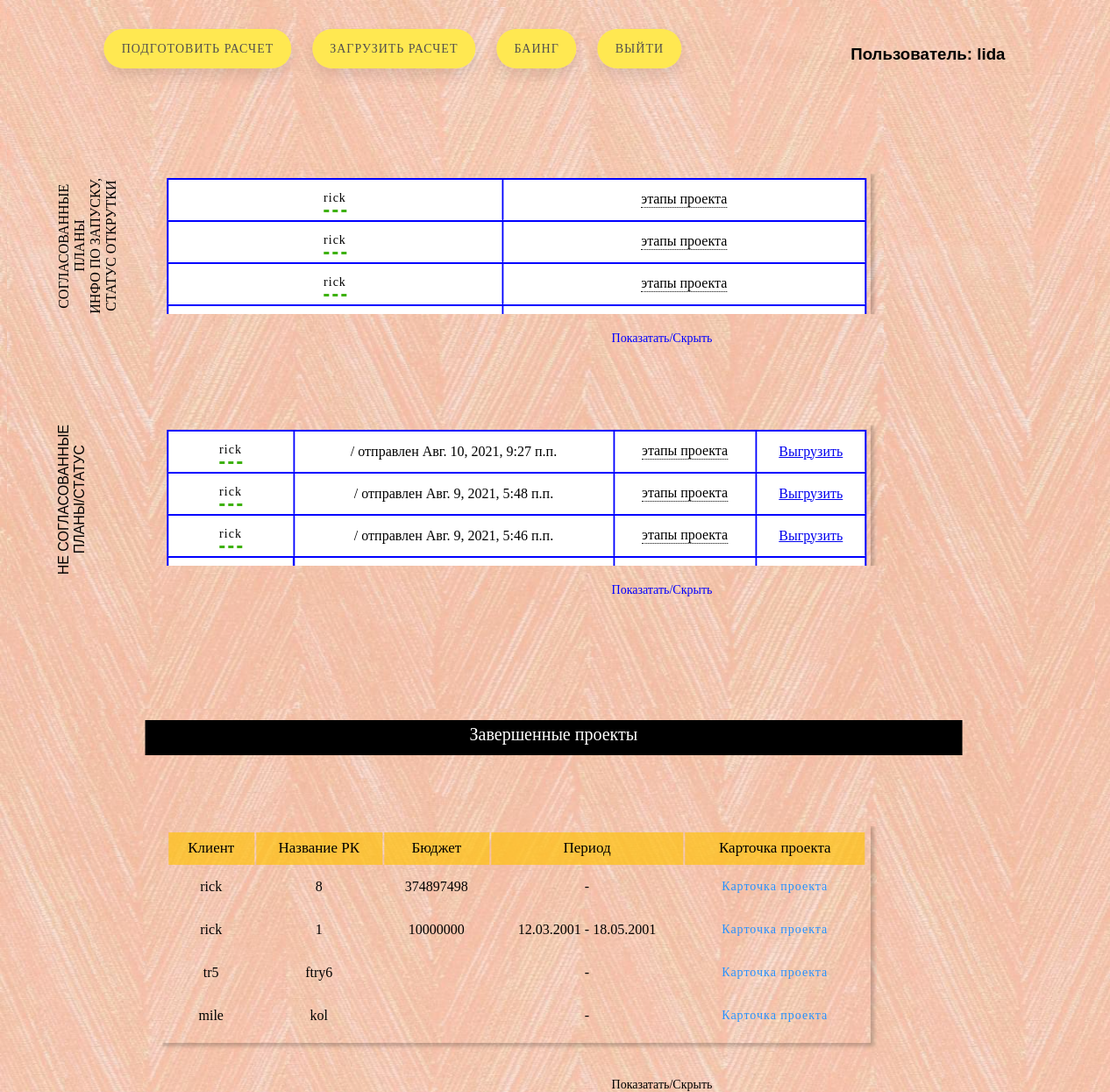
Screenshot of / (signed in) with the database file from the repository.
### exel/models.py (models this page shows, shortened)
class Cleared(models.Model):
    username = models.CharField(max_length = 60)
    client = models.CharField(max_length = 50)
    name_rk = models.CharField(max_length = 200)
    mp = models.FileField(upload_to = content_file_name, null=True)
    comments = models.TextField(null=True)
    access = models.TextField(null=True)
    landing = models.CharField(max_length = 60, null=True)
    utm = models.FileField(upload_to = content_file_name, null=True)

class Client(models.Model):
    username = models.CharField(max_length = 60)
    client = models.CharField(max_length = 50)
    calculation = models.FileField('Файл расчета', upload_to = content_file_name, null=True)
    name_rk = models.CharField(max_length = 200)
    duploaded_at = models.DateTimeField(auto_now_add=True, null=True)
    comments = models.TextField(null=True)

class Complete(models.Model):
    username = models.CharField(max_length = 60)
    client = models.CharField(max_length = 50)
    name_rk = models.CharField(max_length = 200)
    budget = models.CharField(max_length = 30)
    period_c = models.CharField(max_length = 10)
    period_p = models.CharField(max_length = 10)

### exel/views.py (the view)
# urls.py: path('', views.main, name='main'),
def main(request, super_us = False):
    if request.user.is_authenticated:
        username = request.user.username
        data = {
            'files': Client.objects.filter(username=username)[::-1],
            'cleared': Cleared.objects.filter(username=username)[::-1],
            'complete': Complete.objects.filter(username=username)[::-1]
                }
        if request.user.is_superuser == 1:
            data['body'] = 'on'
            return render(request, 'base.html', data)
        data['body'] = 'off'
    else:
        return redirect('exel:login')
    return render(request, 'base.html', data)

### exel/templates/base.html (shortened to what this page needs)
{% load static %}
<!DOCTYPE html>
<html lang="ru">
<head>
    <link rel="stylesheet" href="{% static 'base.css' %}" type="text/css">
</head>
    {% block content %}
    <body>
    <div id="first">
    </div>
    <div id="base">
        <a href="{% url 'exel:prepare' %}" class="button">ПОДГОТОВИТЬ РАСЧЕТ</a>
        <a href="{% url 'exel:download_calc' %}" class="button">ЗАГРУЗИТЬ РАСЧЕТ</a>
        {% if body == 'on' %}
            {% autoescape on %}
                <a href="{% url 'exel:prepare' %}" class="button">БАИНГ</a>
            {% endautoescape %}
        {% endif %}
    	<a href="{% url 'exel:logout' %}" class="button">Выйти</a>
    	{% if user.is_authenticated %}
            <h3 id="user">Пользователь: {{ user.username }}</h3>
        {% endif %}
    	<form method="post" class="cleared">
        	<p id="base">СОГЛАСОВАННЫЕ<br>ПЛАНЫ<br>ИНФО ПО ЗАПУСКУ,<br>СТАТУС ОТКРУТКИ</p>
            <div class="form">
            <div class="xpandable-block">
            <div class="tab">
            <table class="table_blur">
            	<tbody>
                	{% for name in cleared %}
                    	<tr>
                        	<td><a class="s1" href="{% url 'exel:but_cleared' name.name_rk %}">{{name.client}}</a>
                        	</td>
                        	<td>
                        	<div class="tooltip">этапы проекта
                            </div>
                        	</td>
                		</tr>
                	{% endfor %}
            	</tbody>
            </table>
        </div>
        </div>
        <label class="labeltable" for="button2">Показатать/Cкрыть</label>
        </div>
    	</form>
    	<form  method="post" class="not_cleared">
        	<p id="not_cl">НЕ СОГЛАСОВАННЫЕ<br>ПЛАНЫ/СТАТУС</p>
        	<div class="formtable">
            <div class="xpandable-block">
            <div class="tab">
            	<table class="table_blur">
            		<tbody>
            			{% for name in files %}
                    	<tr>
                        	<td><a class="s1" href="{% url 'exel:but_not_cleared' name.name_rk %}">{{name.client}}</a></td>
                        	<td>/ отправлен {{name.duploaded_at}}</td>
                        	<td>
                        	<div class="tooltip">этапы проекта
                            </div>
                        	</td>
                            <td>
                                <a href="{{ name.calculation.url }}">Выгрузить</a>
                            </td>
                		</tr>
                	{% endfor %}
            	</tbody>
            </table>
        </div>
        </div>
        <label class="labeltable" for="button1">Показатать/Cкрыть</label>
        </div>
	</form>
	<p id="end">Завершенные проекты</p>
    <form  method="post" class="compl">
        	<div class="completeform">
            <div class="xpandable-block1">
            <div class="tab">
            	<table class="table_blur_compl">
            		<tbody>
                		<tr class="name">
                        	<td>Клиент</td>
                        	<td>Название РК</td>
                        	<td>Бюджет</td>
                        	<td>Период</td>
                        	<td>Карточка проекта</td>
                        </tr>
            			{% for name in complete %}
                    	<tr>
                        	<td>{{name.client}}</td>
                        	<td>{{name.name_rk}}</td>
                        	<td>{{name.budget}}</td>
                        	<td>{{name.period_c}} - {{name.period_p}}</td>
                            <td>
                                <a class="s3" href="{% url 'exel:but_cleared' name.name_rk %}">Карточка проекта</a>
                            </td>
                		</tr>
                	{% endfor %}
            	</tbody>
            </table>
        </div>
        </div>
        <label class="label" for="button3">Показатать/Cкрыть</label>
        </div>
	</form>
	</div>
	</body>
	{% endblock %}
</html>

### exel/static/base.css (style rules this page uses)
body, html { background: url(../static/background/11.png); width: 99%; height: 100%; }
.s1 { color: #000000; position: relative; text-decoration: none; display: inline-block; padding: 5px 10px; letter-spacing: 1px; margin: 0 20px; font-size: 14px; font-family: 'Fredoka One', cursive; transition: .3s ease-in-out; }
.s1:after { content: ""; display: block; position: relative; width: 100%; margin: auto; border-bottom: 3px dashed #3db10d; bottom: -5px; transition: .5s ease-in-out; }
a.s3 { color: #2691ff; border: 2px solid transparent; text-decoration: none; display: inline-block; padding: 5px 10px; letter-spacing: 1px; font-size: 14px; font-family: 'Fredoka One', cursive; transition: .3s ease-in-out; }
h3#user { position: absolute; top: 3%; left: 72vw; font-family: CURSIVE, sans-serif; }
.completeform { position: relative; bottom: -100px; left: 10vw; }
.form { position: relative; top: 10%; left: 10vw; }
.formtable { position: relative; top: -100px; left: 10vw; }
.table_blur th, .table_blur td { border-style: solid; border-width: 0 1px 1px 0; border-color: white; }
.table_blur td { padding: 8px 5px; background: white; }
.table_blur tr:last-child td:first-child { border-radius: 0 0 0 10px; }
.table_blur tr:last-child td:last-child { border-radius: 0 0 10px 0; }
.table_blur tr td:last-child { border-right: none; }
.table_blur { background: blue; text-align: center; max-width: 100%; width: 100% }
div.tab { padding: 5px; max-width: 70%; overflow-x: scroll; margin-bottom: 20px; box-shadow: 2px 2px 4px 2px rgba(0,0,0,.2) }
.xpandable-block { max-height: 160px; overflow: hidden; order: 0; -webkit-transition: max-height 1s; transition: max-height 1s; }
.xpandable-block1 { max-height: 5000px; }
.xpandable-block1 { max-height: 275px; overflow: hidden; order: 0; -webkit-transition: max-height 1s; transition: max-height 1s; }
.labeltable { color: blue; font-size: 14px; cursor: pointer; text-align: center; margin: 20px auto; display: block; width: 250px; }
.table_blur_compl th, .table_blur_compl td { border-style: solid; border-width: 0 1px 1px 0; border-color: #00000000; }
.table_blur_compl td { padding: 8px 15px; background: #00000000; }
.table_blur_compl tr:last-child td:first-child { border-radius: 0 0 0 10px; }
.table_blur_compl tr:last-child td:last-child { border-radius: 0 0 10px 0; }
.table_blur_compl tr td:last-child { border-right: none; }
.table_blur_compl { background: #00000000; text-align: center; max-width: 100%; width: 100% }
.label { color: black; font-size: 14px; cursor: pointer; text-align: center; margin: 20px auto; display: block; width: 250px; }
tr.name { background: #ffc107ab; text-align: center; max-width: 100%; width: 100%; font-family: Lobster, cursive; font-size: 17px; }
div#first { width: 90vw; height: 100vh; position: fixed; top: 50%; left: 50%; margin-right: -50%; transform: translate(-50%, -50%); }
div#base { width: 90vw; height: 100vh; position: relative; top: 50%; left: 50%; margin-right: -50%; transform: translate(-50%, -50%); }
#end { position: relative; top: 5vh; left: 50%; transform: translate(-50%, -50%); background: black; text-align: center; color: white; text-decoration: none; padding: 5px 10px; font-size: 20px; margin: 1px 3px; width: 80%; height: 30px; }
.button { position: relative; top: 30px; right: -50px; padding: 15px 20px; text-decoration: none; margin: 8px 10px; cursor: pointer; width: 200px; height: 35px; border-radius: 45px; font-family: Libre Baskerville, serif; font-size: 14px; text-transform: uppercase; text-align: center; letter-spacing: 1px; line-height: 35px; color: #524f4e; background: #ffe851; box-shadow: 0 8px 15px rgba(0, 0, 0, .1); transition: .3s; }
p#base { position: relative; text-align: center; top: 20vh; left: -10px; font-family: 'Bitter', serif; writing-mode: tb-rl; transform: rotate(180deg); }
.tooltip { position: relative; display: inline-block; border-bottom: 1px dotted black; }
p#not_cl { position: relative; text-align: center; top: 70px; left: -10px; writing-mode: tb-rl;font-family: 'Krona One', sans-serif; transform: rotate(180deg); }

### rows the page displays
Cleared: client "rick"
Cleared: client "rick"
Cleared: client "rick"
Client: client "rick", duploaded_at "Авг. 10, 2021, 9:27 п.п."
Client: client "rick", duploaded_at "Авг. 9, 2021, 5:48 п.п."
Client: client "rick", duploaded_at "Авг. 9, 2021, 5:46 п.п."
Complete: client "rick", name_rk "8", budget "374897498"
Complete: client "rick", name_rk "1", budget "10000000", period_c "12.03.2001", period_p "18.05.2001"
Complete: client "tr5", name_rk "ftry6"
Complete: client "mile", name_rk "kol"

### other values shown
{{ user.username }} "lida"
